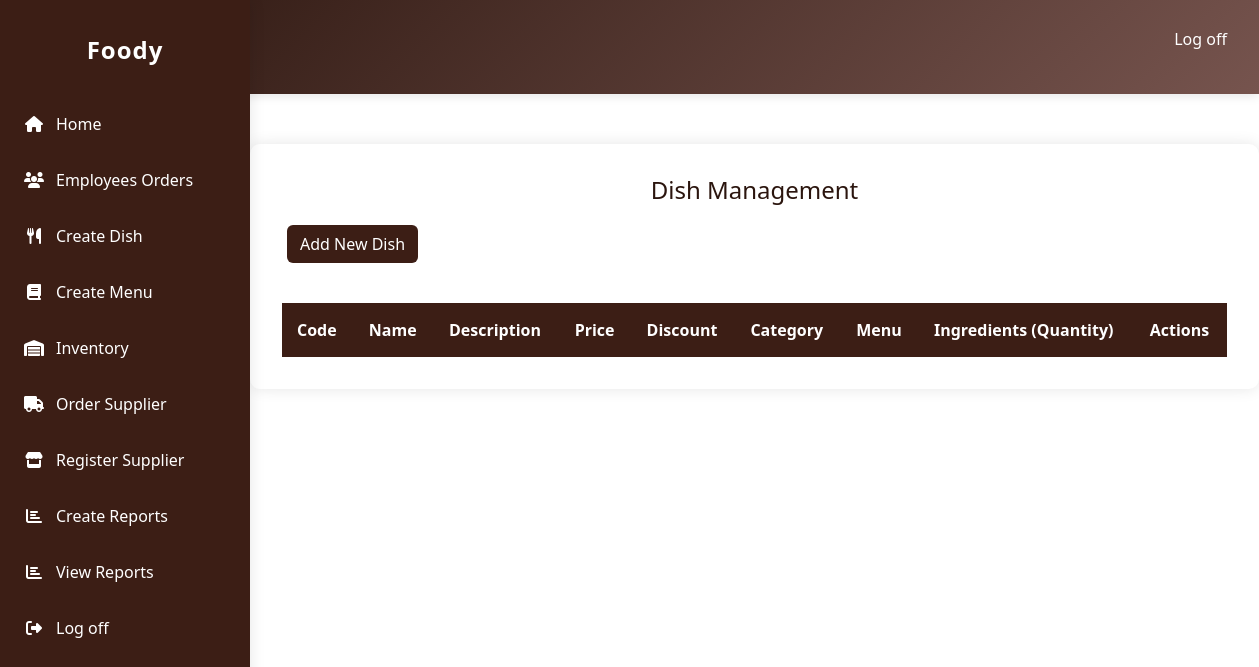
The page /DiningRoomManager/viewDish.php on the database as committed earlier.
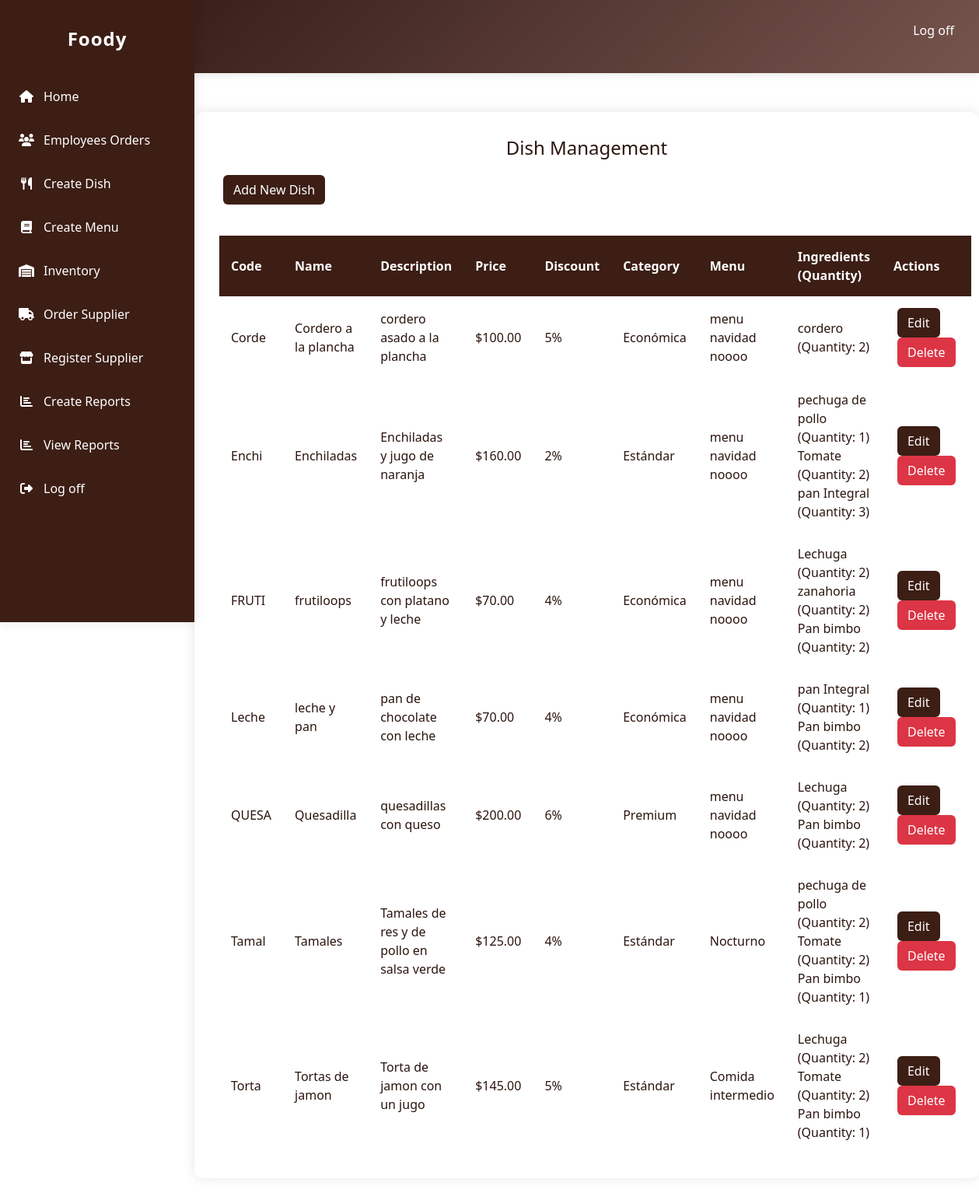
The same page on the database as committed later.
### tables this page shows
CREATE TABLE `dish` (
  `code` varchar(5) NOT NULL,
  `name` varchar(50) NOT NULL,
  `description` varchar(150) DEFAULT NULL,
  `price` float NOT NULL,
  `discountPercentage` float NOT NULL,
  `category` varchar(5) NOT NULL,
  `menu` varchar(5) DEFAULT NULL,
  PRIMARY KEY (`code`),
  KEY `category` (`category`),
  KEY `menu` (`menu`),
  CONSTRAINT `dish_ibfk_1` FOREIGN KEY (`category`) REFERENCES `category` (`code`),
  CONSTRAINT `dish_ibfk_2` FOREIGN KEY (`menu`) REFERENCES `menu` (`code`)
);

CREATE TABLE `category` (
  `code` varchar(5) NOT NULL,
  `name` varchar(20) DEFAULT NULL,
  PRIMARY KEY (`code`)
);

CREATE TABLE `menu` (
  `code` varchar(5) NOT NULL,
  `name` varchar(30) NOT NULL,
  `description` varchar(60) NOT NULL,
  `menu_type` int NOT NULL,
  PRIMARY KEY (`code`),
  KEY `menu_type` (`menu_type`),
  CONSTRAINT `menu_type` FOREIGN KEY (`menu_type`) REFERENCES `menu_type` (`num`)
);

CREATE TABLE `dish_ingred` (
  `dish` varchar(5) NOT NULL,
  `ingredients` int NOT NULL,
  `numberIngred` int NOT NULL,
  PRIMARY KEY (`dish`,`ingredients`),
  KEY `ingredients` (`ingredients`),
  CONSTRAINT `dish_ingred_ibfk_1` FOREIGN KEY (`dish`) REFERENCES `dish` (`code`),
  CONSTRAINT `dish_ingred_ibfk_2` FOREIGN KEY (`ingredients`) REFERENCES `ingredients` (`num`)
);

CREATE TABLE `ingredients` (
  `num` int NOT NULL AUTO_INCREMENT,
  `name` varchar(20) NOT NULL,
  `experitionDate` date DEFAULT NULL,
  `stock` int NOT NULL,
  `price` float NOT NULL,
  PRIMARY KEY (`num`)
);

### DiningRoomManager/viewDish.php (the view, shortened to what this page needs)
<?php
global $conn;
function getDishIngredients($conn, $dishCode) {
    $query = "SELECT i.num, i.name, i.experitionDate, di.numberIngred
              FROM ingredients i
              JOIN dish_ingred di ON i.num = di.ingredients
              WHERE di.dish = ?";
    $stmt = $conn->prepare($query);
    $stmt->bind_param("s", $dishCode);
    $stmt->execute();
    $result = $stmt->get_result();
    $ingredients = [];
    while ($row = $result->fetch_assoc()) {
        $ingredients[] = [
            'id' => $row['num'],
            'name' => $row['name'],
            'experitionDate' => $row['experitionDate'],
            'quantity' => $row['numberIngred']
        ];
    }
    return $ingredients;
}
$query = "SELECT d.*, c.name as category_name, m.name as menu_name
          FROM dish d
          JOIN category c ON d.category = c.code
          JOIN menu m ON d.menu = m.code
          ORDER BY d.name";
$result = $conn->query($query);
?>
<!DOCTYPE html>
<html lang="en">
<head>
    <link rel="stylesheet" href="/css/DiningRoMCSS/view.Dish.css">
    <link rel="stylesheet" href="../css/static/css/bootstrap.min.css">
</head>
<body>
    <header>
        <div class="menu">
            <a href="homeDiningRoom.php" class="logo">Foody</a>
            <nav class="navbar">
                <ul>
                    <li><a href="../index.php">Log off</a></li>
                </ul>
            </nav>
        </div>
    </header>
    <aside class="sidebar">
        <a href="homeDiningRoom.php" class="logo">Foody</a>
        <nav class="sidebar-nav">
            <ul>
                <li><a href="homeDiningRoom.php"><i class="fas fa-home"></i>Home</a></li>
                <li><a href="viewOrderEmplo.php"><i class="fas fa-users"></i>Employees Orders</a></li>
                <li><a href="createDish.php"><i class="fas fa-utensils"></i>Create Dish</a></li>
                <li><a href="createmenu.php"><i class="fas fa-book"></i>Create Menu</a></li>
                <li><a href="inventoryIngredients.php"><i class="fas fa-warehouse"></i>Inventory</a></li>
                <li><a href="orderSupplier.php"><i class="fas fa-truck"></i>Order Supplier</a></li>
                <li><a href="createSupplier.php"><i class="fas fa-store"></i>Register Supplier</a></li>
                <li><a href="createReport.php"><i class="fas fa-chart-bar"></i>Create Reports</a></li>
                <li><a href="reports.php"><i class="fas fa-chart-bar"></i>View Reports</a></li>
                <li><a href="../index.php"><i class="fas fa-sign-out-alt"></i>Log off</a></li>
            </ul>
        </nav>
    </aside>
    <div class="dishes-container">
        <h2>Dish Management</h2>
        <div class="controls">
            <a href="createDish.php" class="btn btn-add">Add New Dish</a>
        </div>
        <table>
            <thead>
                <tr>
                    <th>Code</th>
                    <th>Name</th>
                    <th>Description</th>
                    <th>Price</th>
                    <th>Discount</th>
                    <th>Category</th>
                    <th>Menu</th>
                    <th>Ingredients (Quantity)</th>
                    <th>Actions</th>
                </tr>
            </thead>
            <tbody>
                <?php while ($dish = $result->fetch_assoc()): ?>
                    <tr>
                        <td><?php echo htmlspecialchars($dish['code']); ?></td>
                        <td><?php echo htmlspecialchars($dish['name']); ?></td>
                        <td><?php echo htmlspecialchars($dish['description']); ?></td>
                        <td>$<?php echo number_format($dish['price'], 2); ?></td>
                        <td><?php echo ($dish['discountPercentage'] * 100) . '%'; ?></td>
                        <td><?php echo htmlspecialchars($dish['category_name']); ?></td>
                        <td><?php echo htmlspecialchars($dish['menu_name']); ?></td>
                        <td>
                            <?php
                            $ingredients = getDishIngredients($conn, $dish['code']);
                            foreach ($ingredients as $ing) {
                                echo htmlspecialchars($ing['name']) . ' (Quantity: ' . $ing['quantity'] . ')<br>';
                            }
                            ?>
                        </td>
                        <td>
                            <a href="editDish.php?code=<?php echo htmlspecialchars($dish['code']); ?>" class="btn btn-edit">Edit</a>
                            <form method="POST" style="display: inline;" onsubmit="return confirm('Are you sure you want to delete this dish?');">
                                <button type="submit" name="delete_dish" class="btn btn-delete">Delete</button>
                            </form>
                        </td>
                    </tr>
                <?php endwhile; ?>
            </tbody>
        </table>
    </div>
</body>
</html>

Rows that differ between the two databases and show on the page:
added dish: code "Corde", name "Cordero a la plancha", description "cordero asado a la plancha", price "100.00", $dish['discountPercentage']*100 "5", category.name "Económica", menu.name "menu navidad noooo"
added dish_ingred: ingredients.name "cordero", numberIngred "2", shown under "Corde"
added dish: code "Enchi", name "Enchiladas", description "Enchiladas y jugo de naranja", price "160.00", $dish['discountPercentage']*100 "2", category.name "Estándar", menu.name "menu navidad noooo"
added dish_ingred: ingredients.name "pechuga de pollo", numberIngred "1", shown under "Enchi"
added dish_ingred: ingredients.name "Tomate", numberIngred "2"
added dish_ingred: ingredients.name "pan Integral", numberIngred "3", shown under "Enchi"
added dish: code "FRUTI", name "frutiloops", description "frutiloops con platano y leche", price "70.00", $dish['discountPercentage']*100 "4", category.name "Económica", menu.name "menu navidad noooo"
added dish_ingred: ingredients.name "Lechuga", numberIngred "2"
added dish_ingred: ingredients.name "zanahoria", numberIngred "2", shown under "FRUTI"
added dish_ingred: ingredients.name "Pan bimbo", numberIngred "2"
added dish: code "Leche", name "leche y pan", description "pan de chocolate con leche", price "70.00", $dish['discountPercentage']*100 "4", category.name "Económica", menu.name "menu navidad noooo"
added dish_ingred: ingredients.name "pan Integral", numberIngred "1", shown under "Leche"
added dish: code "QUESA", name "Quesadilla", description "quesadillas con queso", price "200.00", $dish['discountPercentage']*100 "6", category.name "Premium", menu.name "menu navidad noooo"
added dish: code "Tamal", name "Tamales", description "Tamales de res y de pollo en salsa verde", price "125.00", $dish['discountPercentage']*100 "4", category.name "Estándar", menu.name "Nocturno", name "pechuga de pollo", quantity "2"
added dish_ingred: ingredients.name "Pan bimbo", numberIngred "1"
added dish: code "Torta", name "Tortas de jamon", description "Torta de jamon con un jugo", price "145.00", $dish['discountPercentage']*100 "5", category.name "Estándar", menu.name "Comida intermedio"
